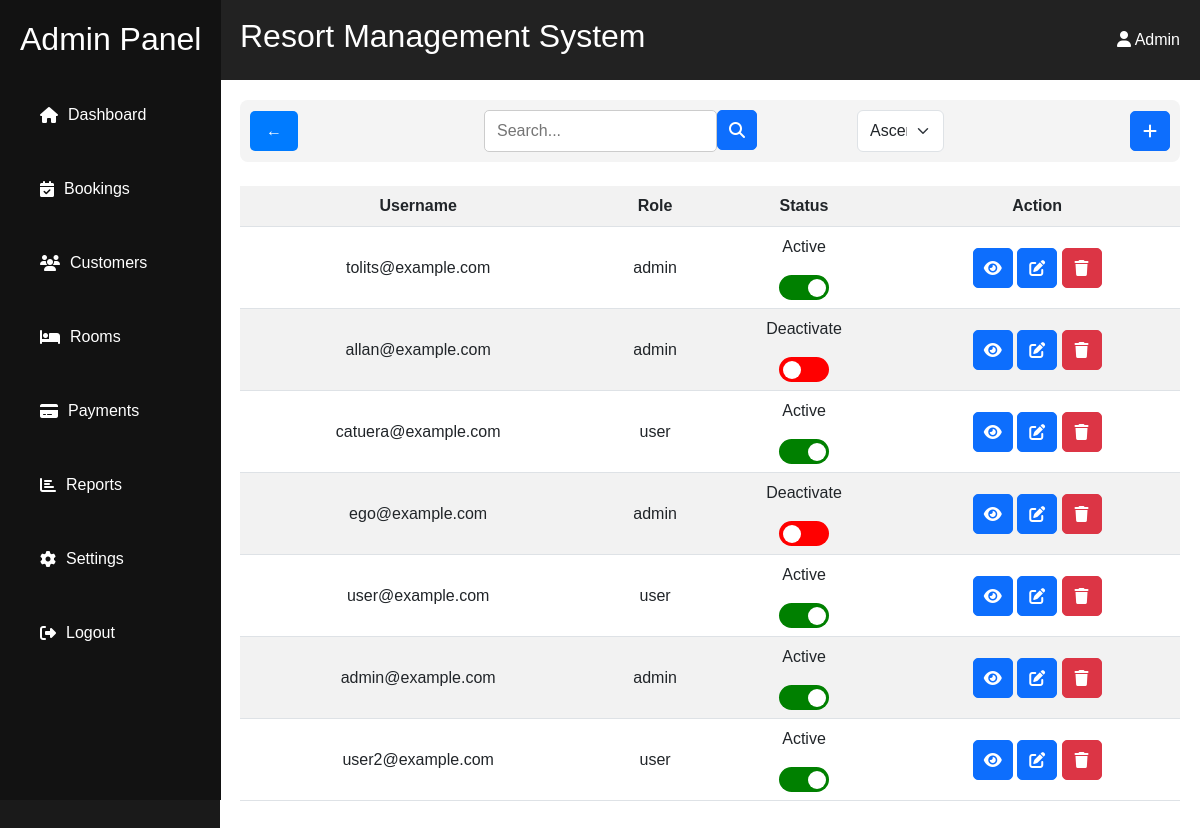
/admin/customer/index.php (signed in), run on the app's committed database.
### tables this page shows
CREATE TABLE `account` (
  `account_id` int(11) NOT NULL,
  `username` varchar(50) NOT NULL,
  `password` varchar(50) NOT NULL,
  `role` enum('user','admin') NOT NULL,
  `status` enum('activate','deactivate') NOT NULL,
  `created_at` timestamp NOT NULL DEFAULT current_timestamp(),
  `updated_at` timestamp NULL DEFAULT NULL
);

### admin/customer/index.php (the view, shortened to what this page needs)
<?php
include('../../resources/database/config.php');
?>
<div class="content">
    <?php include('filter.php');
      ?>
    <br>
    <table class='table table-striped'>
        <tr>
            <th>Username</th>
            <th>Role</th>
            <th>Status</th>
            <th>Action</th>
        </tr>
        <?php
        while ($row = mysqli_fetch_assoc($result)) {
            $is_active = ($row['status'] === 'activate');
            echo "<tr>
                <td>{$row['username']}</td>
                <td>{$row['role']}</td>";
                $opstat=($row['status']==='activate' ? 'deactivate' : 'activate');
                print "<td>";
                print ($row['status']==='activate' ? '<p>Active</p>' : '<p>Deactivate</p>');
                print "<form method='post' action='update.php'>
            <input type='hidden' name='account_id' value='{$row['account_id']}'>
            <input type='hidden' name='stat1' value='$opstat'>
            <label class='switch'>
                <input type='checkbox' name='status' value='$opstat' onchange='this.form.submit()' " . ($is_active ? "checked" : "") . ">
                <span class='slider'></span>
            </label>
        </form>
    </td>
    <td>
        <a href='view.php?id={$row['account_id']}' class='btn btn-primary btn-sm'><i class='fas fa-eye'></i></a>
        <a href='edit.php?id={$row['account_id']}' class='btn btn-primary btn-sm'><i class='fas fa-edit'></i></a>
        <button class='btn btn-danger' type='button' onclick='openPopup({$row['account_id']})'><i class ='fas fa-trash'></i></button>
        <div class='popup-overlay' id='popup-{$row['account_id']}' style='color: black; display: none;'>
            <div class='popup-content'>
                <form action='delete.php?id={$row['account_id']}' method='post'>
                    <span class='close-btn' onclick='closePopup({$row['account_id']})'>&times;</span>
                    <h6>Are you sure you want to <strong style='color: red;'>Delete</strong> this Account?</h6>
                    <input type='hidden' name='account_id' value='{$row['account_id']}'>
                    <br>
                    <input type='submit' value='YES' class='form-control' name='yes'>
                    <hr>
                    <button type='submit' name='no' class='form-control' onclick='closePopup({$row['account_id']})'>NO</button>
                    <br>
                </form>
            </div>
        </div>
    </td>
</tr>";
        }
        ?>
   </table>
</div>

### admin/customer/index.php (style rules this page uses)
table th, td { vertical-align: middle; padding: 10px; text-align: center; }
.switch { position: relative; display: inline-block; width: 50px; height: 25px; }
.slider { position: absolute; cursor: pointer; top: 0; left: 0; right: 0; bottom: 0; background-color: red; transition: .4s; border-radius: 25px; }
.slider:before { position: absolute; content: ""; height: 18px; width: 18px; left: 4px; bottom: 3px; background-color: white; transition: .4s; border-radius: 50%; }
input:checked + .slider { background-color: green; }
input:checked + .slider:before { transform: translateX(25px); }
.btn { width: 40px; height: 40px; display: inline-flex; align-items: center; justify-content: center; border-radius: 5px; font-size: 16px; }
.btn i { font-size: 16px; }

### data on the page
account: username "tolits@example.com", role "admin", status "Active"
account: username "allan@example.com", role "admin", status "Deactivate"
account: username "catuera@example.com", role "user", status "Active"
account: username "ego@example.com", role "admin", status "Deactivate"
account: username "user@example.com", role "user", status "Active"
account: username "admin@example.com", role "admin", status "Active"
account: username "user2@example.com", role "user", status "Active"
